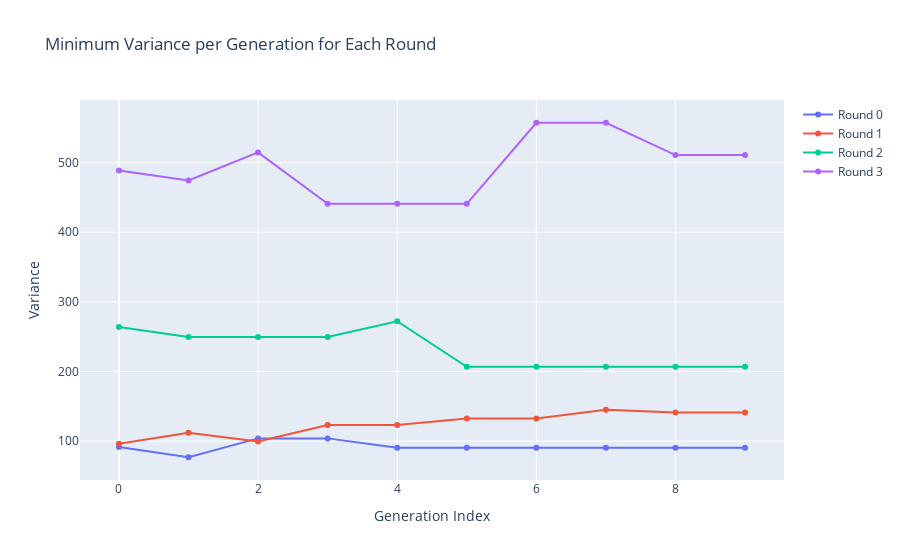

The notebook cell saved with this chart:
### Code cell
import plotly.graph_objects as go
import pandas as pd

# Example data (replace with your own)
data = VARIANCES
for item in data:
    print(item)

# Convert to DataFrame for easy grouping
df = pd.DataFrame(data, columns=["round_idx", "gen_idx", "bitstring", "variance"])

# For each round & generation, find the row with minimum variance
df_min = df.loc[df.groupby(["round_idx", "gen_idx"])["variance"].idxmin()]

# Create interactive plot
fig = go.Figure()

for round_val, group in df_min.groupby("round_idx"):
    print(group)
    fig.add_trace(
        go.Scatter(
            x=group["gen_idx"],
            y=group["variance"],
            mode="lines+markers",
            name=f"Round {round_val}",
            text=[f"Bitstring: {b}" for b in group["bitstring"]],
            hovertemplate="Gen: %{x}<br>Variance: %{y}<br>%{text}"
        )
    )

fig.update_layout(
    title="Minimum Variance per Generation for Each Round",
    xaxis_title="Generation Index",
    yaxis_title="Variance",
    hovermode="closest"
)

fig.show()

### Figure 1 — Plotly figure (JSON) as saved in the notebook; plotly's stock layout.template omitted (floating-point values rounded to 4 significant figures)
{"data": [{"hovertemplate": "Gen: %{x}<br>Variance: %{y}<br>%{text}", "mode": "lines+markers", "name": "Round 0", "text": ["Bitstring: 100101100111101011010111011010", "Bitstring: 111010010110000000000000000010", "Bitstring: 101111000010001010010110111000", "Bitstring: 101111000010001010010110111000", "Bitstring: 100000000010101001001000010110", "Bitstring: 100000000010101001001000010110", "Bitstring: 100000000010101001001000010110", "Bitstring: 100000000010101001001000010110", "Bitstring: 100000000010101001001000010110", "Bitstring: 100000000010101001001000010110"], "type": "scatter", "x": [0, 1, 2, 3, 4, 5, 6, 7, 8, 9], "y": [91.42, 76.78, 103.9, 103.9, 90.34, 90.34, 90.34, 90.34, 90.34, 90.34]}, {"hovertemplate": "Gen: %{x}<br>Variance: %{y}<br>%{text}", "mode": "lines+markers", "name": "Round 1", "text": ["Bitstring: 000010101001101101101100100010", "Bitstring: 100100011000000110101000001110", "Bitstring: 000111000000101000101010100010", "Bitstring: 000111000100101100001010100010", "Bitstring: 000111000100101100001010100010", "Bitstring: 101101001000100100101000001010", "Bitstring: 101101001000100100101000001010", "Bitstring: 000111000100101100001000110010", "Bitstring: 000110000000101000101010110010", "Bitstring: 000110000000101000101010110010"], "type": "scatter", "x": [0, 1, 2, 3, 4, 5, 6, 7, 8, 9], "y": [96.21, 111.8, 99.55, 123.0, 123.0, 132.4, 132.4, 145.1, 141.2, 141.2]}, {"hovertemplate": "Gen: %{x}<br>Variance: %{y}<br>%{text}", "mode": "lines+markers", "name": "Round 2", "text": ["Bitstring: 110011010001110100010110011011", "Bitstring: 100111000000100101100110000010", "Bitstring: 100111000000100101100110000010", "Bitstring: 100111000000100101100110000010", "Bitstring: 100111000000100101101110000010", "Bitstring: 010100010000100000000000010000", "Bitstring: 010100010000100000000000010000", "Bitstring: 010100010000100000000000010000", "Bitstring: 010100010000100000000000010000", "Bitstring: 010100010000100000000000010000"], "type": "scatter", "x": [0, 1, 2, 3, 4, 5, 6, 7, 8, 9], "y": [263.8, 249.6, 249.6, 249.6, 272.1, 206.6, 206.6, 206.6, 206.6, 206.6]}, {"hovertemplate": "Gen: %{x}<br>Variance: %{y}<br>%{text}", "mode": "lines+markers", "name": "Round 3", "text": ["Bitstring: 001111110000100110101110011110", "Bitstring: 001110000000100101100100100011", "Bitstring: 001010000000100101100100000010", "Bitstring: 000110000000000010011000010010", "Bitstring: 000110000000000010011000010010", "Bitstring: 000110000000000010011000010010", "Bitstring: 000110010000100100101100000010", "Bitstring: 000110010000100100101100000010", "Bitstring: 000110000000100000010000010010", "Bitstring: 000110000000100000010000010010"], "type": "scatter", "x": [0, 1, 2, 3, 4, 5, 6, 7, 8, 9], "y": [488.7, 474.1, 514.5, 440.6, 440.6, 440.6, 557.1, 557.1, 510.6, 510.6]}], "layout": {"hovermode": "closest", "title": {"text": "Minimum Variance per Generation for Each Round"}, "xaxis": {"title": {"text": "Generation Index"}}, "yaxis": {"title": {"text": "Variance"}}}}
